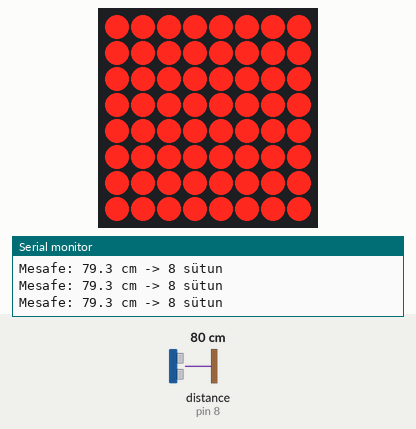
A sketch run on a simulated Arduino Uno, built with avr-gcc and run on an emulated ATmega328P. On the bench: 8×8 LED matrix, the last lines printed to the serial monitor. Wiring (inferred from the names in the program): ultrasonic range finder: trigger pin 7; echo pin 8. Inputs (shaded band) come from the test bench; at power-on: distance to the obstacle (sensor on pin 8) 80 cm. The echo pulse lasts 58.3 µs per cm.

Above: at 3.3 s.
3.4 s: distance to the obstacle (sensor on pin 8) set to 4 cm
At 3.8 s:
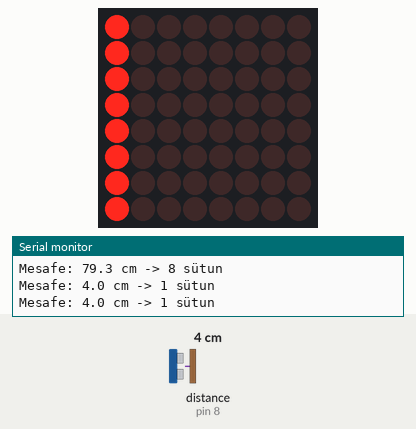
4.9 s: distance to the obstacle (sensor on pin 8) set to 9 cm
At 6.3 s:
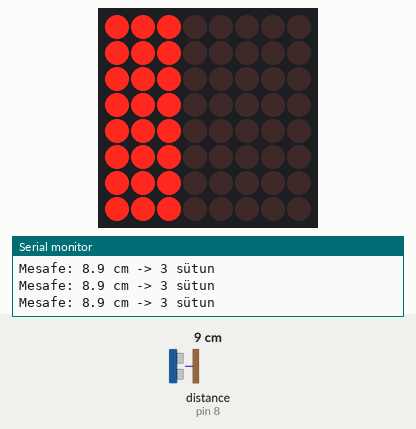
6.6 s: distance to the obstacle (sensor on pin 8) set to 18 cm
At 7.8 s:
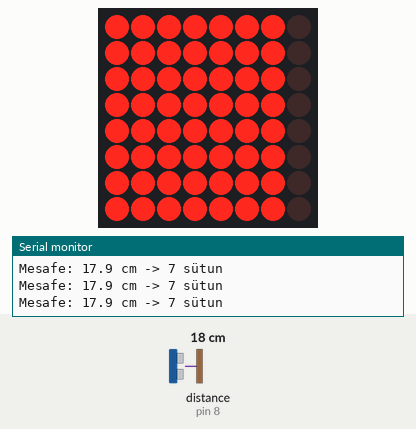
8.2 s: distance to the obstacle (sensor on pin 8) set to 12 cm
At 9.5 s:
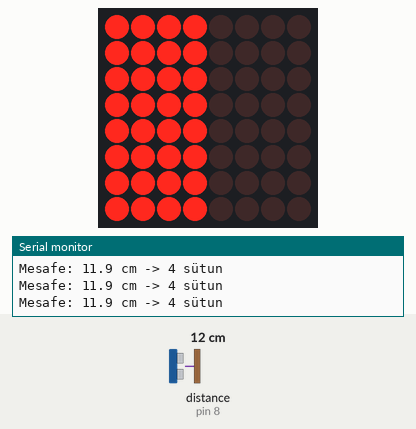
9.8 s: distance to the obstacle (sensor on pin 8) set to 2 cm
At 11.2 s:
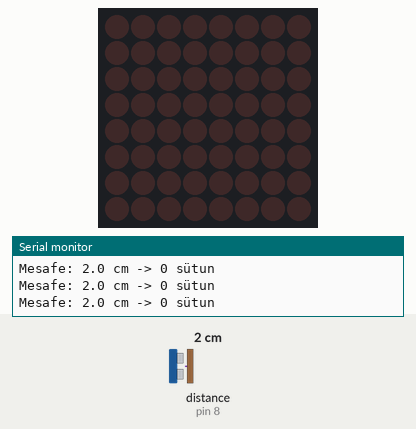
11.5 s: distance to the obstacle (sensor on pin 8) set to 35 cm
At 12.9 s:
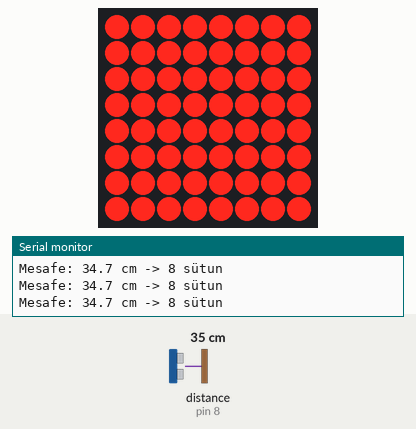
Timing chart, 0 to 14.1 s (numbered marks = the images above; inputs shaded):
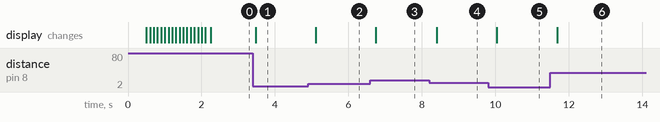

The sketch:

MesafeGostergesi.ino
```cpp
/*
MESAFE SEVİYE GÖSTERGESİ - ANİMASYONSUZ
=======================================

Çalışma Mantığı:
- 20cm ve uzak: Tüm LED'ler AÇIK (8 sıra)
- 17.5cm: 7 sıra açık (üst 1 sıra söner)
- 15cm: 6 sıra açık (üst 2 sıra söner)
- 12.5cm: 5 sıra açık (üst 3 sıra söner)
- 10cm: 4 sıra açık (üst 4 sıra söner)
- 7.5cm: 3 sıra açık (üst 5 sıra söner)
- 5cm ve yakın: Sadece 1 sıra açık (en alt)

BAĞLANTI:
=========
MAX7219 Matrix: VCC->5V, GND->GND, DIN->11, CS->10, CLK->13
HC-SR04: VCC->5V, GND->GND, Trig->7, Echo->8
*/

#include <LedControl.h>

// Pin tanımları
#define TRIG_PIN 7
#define ECHO_PIN 8
#define DATA_PIN 11
#define CS_PIN 10
#define CLK_PIN 13

// LED Matrix
LedControl lc = LedControl(DATA_PIN, CLK_PIN, CS_PIN, 1);

// Mesafe seviyeleri (cm) - 20'den 5'e kadar 8 seviye
float distanceLevels[8] = {20.0, 17.5, 15.0, 12.5, 10.0, 7.5, 5.0, 2.5};

void setup() {
  Serial.begin(9600);

  // Sensor pinleri
  pinMode(TRIG_PIN, OUTPUT);
  pinMode(ECHO_PIN, INPUT);

  // Matrix ayarları
  lc.shutdown(0, false);         // Matrix'i aktif et
  lc.setIntensity(0, 15);        // Video için maksimum parlaklık (0-15)
  lc.clearDisplay(0);            // Temizle

  // Parlaklık testi
  delay(500);
  for (int brightness = 0; brightness <= 15; brightness++) {
    lc.setIntensity(0, brightness);
    lc.setLed(0, 0, 0, true);  // Test LED'i
    delay(100);
  }
  lc.clearDisplay(0);
  lc.setIntensity(0, 15);  // Maksimum parlaklığa geri dön

  Serial.println("=== MESAFE SEVİYE GÖSTERGESİ ===");
  Serial.println("Parlaklık: MAKSIMUM (15) - Video için");
  Serial.println("20cm: 8 sütun | 5cm: 1 sütun");
  Serial.println("================================");
}

void loop() {
  // Mesafe ölç
  float distance = measureDistance();

  // Kaç sütun yanacağını hesapla
  int colsToShow = calculateRows(distance);

  // LED'leri güncelle
  updateMatrix(colsToShow);

  // Serial çıktı
  Serial.print("Mesafe: ");
  Serial.print(distance, 1);
  Serial.print(" cm -> ");
  Serial.print(colsToShow);
  Serial.println(" sütun");

  delay(200); // Yavaş güncelleme - flicker önleme
}

// Mesafe ölçüm - STABIL OKUMA
float measureDistance() {
  // 3 ölçüm al, ortancasını kullan (noise filtreleme)
  float readings[3];

  for (int i = 0; i < 3; i++) {
    digitalWrite(TRIG_PIN, LOW);
    delayMicroseconds(2);
    digitalWrite(TRIG_PIN, HIGH);
    delayMicroseconds(10);
    digitalWrite(TRIG_PIN, LOW);

    long duration = pulseIn(ECHO_PIN, HIGH);
    readings[i] = duration * 0.034 / 2.0;

    if (readings[i] >= 400 || readings[i] <= 1) {
      readings[i] = 999;
    }

    delay(10); // Ölçümler arası kısa bekleme
  }

  // Sıralama (bubble sort)
  for (int i = 0; i < 2; i++) {
    for (int j = 0; j < 2 - i; j++) {
      if (readings[j] > readings[j + 1]) {
        float temp = readings[j];
        readings[j] = readings[j + 1];
        readings[j + 1] = temp;
      }
    }
  }

  return readings[1]; // Ortanca değer
}

// Mesafeye göre kaç sütun yanacağını hesapla
int calculateRows(float distance) {
  // 20cm ve üzeri: Tüm sütunlar (8)
  if (distance >= 20.0 || distance == 999) {
    return 8;
  }

  // 5cm altı: Hiç sütun yok
  if (distance < 2.5) {
    return 0;
  }

  // Hangi seviyede olduğunu bul
  for (int i = 0; i < 8; i++) {
    if (distance >= distanceLevels[i]) {
      return 8 - i; // Sütun sayısı
    }
  }

  return 1; // En az 1 sütun
}

// Matrix'i güncelle - FLICKER ÖNLEME
void updateMatrix(int colsToShow) {
  // Önceki durumla aynıysa hiçbir şey yapma
  static int lastColsShown = -1;

  if (colsToShow == lastColsShown) {
    return; // Değişiklik yok, matrix'i boşuna güncelleme
  }

  // Sadece değişen sütunları güncelle
  if (colsToShow > lastColsShown) {
    // LED ekle
    for (int col = lastColsShown; col < colsToShow; col++) {
      if (col >= 0) {
        for (int row = 0; row < 8; row++) {
          lc.setLed(0, row, col, true);
        }
      }
    }
  } else {
    // LED kaldır
    for (int col = colsToShow; col < lastColsShown; col++) {
      for (int row = 0; row < 8; row++) {
        lc.setLed(0, row, col, false);
      }
    }
  }

  lastColsShown = colsToShow;
}

/*
MESAFE - SIRA TABLOSU:
=====================
20.0cm ve üzeri -> 8 sıra (tümü açık)
17.5cm -> 7 sıra
15.0cm -> 6 sıra
12.5cm -> 5 sıra
10.0cm -> 4 sıra
7.5cm  -> 3 sıra
5.0cm  -> 2 sıra
2.5cm  -> 1 sıra
2.5cm altı -> 0 sıra (tümü kapalı)

ÖZELLİKLER:
===========
- Animasyon YOK
- Flicker YOK
- Açık LED'ler sürekli açık
- Smooth seviye geçişi
- Serial'de mesafe + sıra sayısı

AYAR DEĞİŞTİRME:
================
Mesafe aralığını değiştirmek için:
distanceLevels[] dizisindeki değerleri değiştirin

Örnek: 30cm'den 10cm'ye:
float distanceLevels[8] = {30.0, 27.5, 25.0, 22.5, 20.0, 17.5, 15.0, 12.5};
*/
```

Measured:
- after the input at 3.4 s, the display: changes after 0.07 s (image 1)
- after the input at 4.9 s, the display: changes after 0.21 s (image 2)
- after the input at 6.6 s, the display: changes after 0.15 s (image 3)
- after the input at 8.2 s, the display: changes after 0.20 s (image 4)
- after the input at 9.8 s, the display: changes after 0.24 s (image 5)
- after the input at 11.5 s, the display: changes after 0.19 s (image 6)
